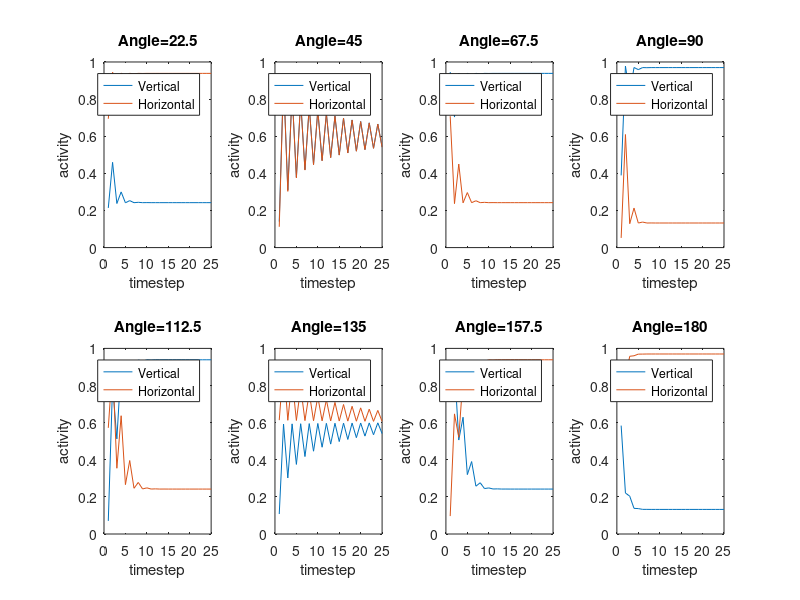

Here is the MATLAB script that generated this plot:
% Create a feedforward mean firing rate network.
% Manually tune the weights so that one output neuron responds to vertical 
% and the other responds to horizontal.
function jk_hw3_miniNet

inx = 0;
% cycle through angles.
for i = pi/8:pi/8:pi
    n = runNet(i);
    inx = inx + 1;
    subplot(2,4,inx)
    plot(n)
    axis ([0 25 0 1])
    title (['Angle=', num2str(rad2deg(i))])
    legend('Vertical', 'Horizontal')
    xlabel('timestep')
    ylabel('activity')
end
end


% runNet
%   Input:  angle in radians
%   Output: activity of output neurons for T timesteps
function [outN] = runNet (angle)

numInpN = 4;    % number of input neurons
numOutN = 2;    % number of output neurons
VERT = 1;       % index of vert neuron
HORZ = 2;       % index of hori neuron
GAIN = 2;       % gain of the sigmoid function
T = 25;         % number of timesteps

% allocate and initialize neurons
inpN = zeros(1,numInpN);
outN = zeros(T,numOutN);

% allocate and initialize weights
% the input to output weights are set to make vertical directions have
% stronger weights projecting to the vertical output neuron and vice versa
wInpOutExc = zeros(numInpN, numOutN); % [from, to]
pd = pi/numInpN:pi/numInpN:pi; % preferred directions

% used absolute value because it is orientation tuned
%   / - \ |
wInpOutExc(:,VERT) = abs(sin(pd));  % abs equates, eg, 90 and 270 deg
wInpOutExc(:,HORZ) = abs(cos(pd));  % abs equates, eg, 90 and 270 deg

% lateral inhibition between output neurons.
wOutOutInh = zeros(numOutN,numOutN);
wOutOutInh(VERT,HORZ) = -2;
wOutOutInh(HORZ,VERT) = -2;

% set initial state of neurons to a random number. just to make the
% dynamics a little more interesting
outN(1,:) = rand(1,numOutN); % start at random initial orientation

% an alternative to "buffer" that holds previous and current state values
for t = 2:T
    
    % set the rates of the input neurons
    for i = 1:numInpN
        inpN(i) = cosTune(pd(i),angle);
    end
    
    % cycle through the output neurons
    for i = 1:numOutN
        
        % calculate the synaptic input based on the presynaptic activity
        % from the previous timestep and the weight from the presynaptic
        % neuron to the postsynaptic neuron
        synIn = 0;
        % excitatory inputs
        for j = 1:numInpN
            synIn = synIn + inpN(j) .* wInpOutExc(j,i); % w from j to i
        end
        % inhibitory inputs
        for j = 1:numOutN
            synIn = synIn + outN(t-1,j) .* wOutOutInh(j,i); % w from j to i
        end
        
        % get the output neuron activity based on the synaptic input
        outN(t,i) = sigmoidN (synIn, GAIN);
    end
end
end

% Cosine Tuning 
% Used absolute value for orientation tuning
%   / - \ |
%   Input:  pd - preferred direction
%           a - angle in radians
%   Output: firing rate based on cosine tuning curve
function r = cosTune(pd, a)
r = abs(cos(a-pd));
end

% Sigmoid Activation
%   Input:  I - synaptic input
%           g - gain
%   Output: firing rate of sigmoid function
function r = sigmoidN (I, g) 
r = 1/(1+exp(-g*I));
end